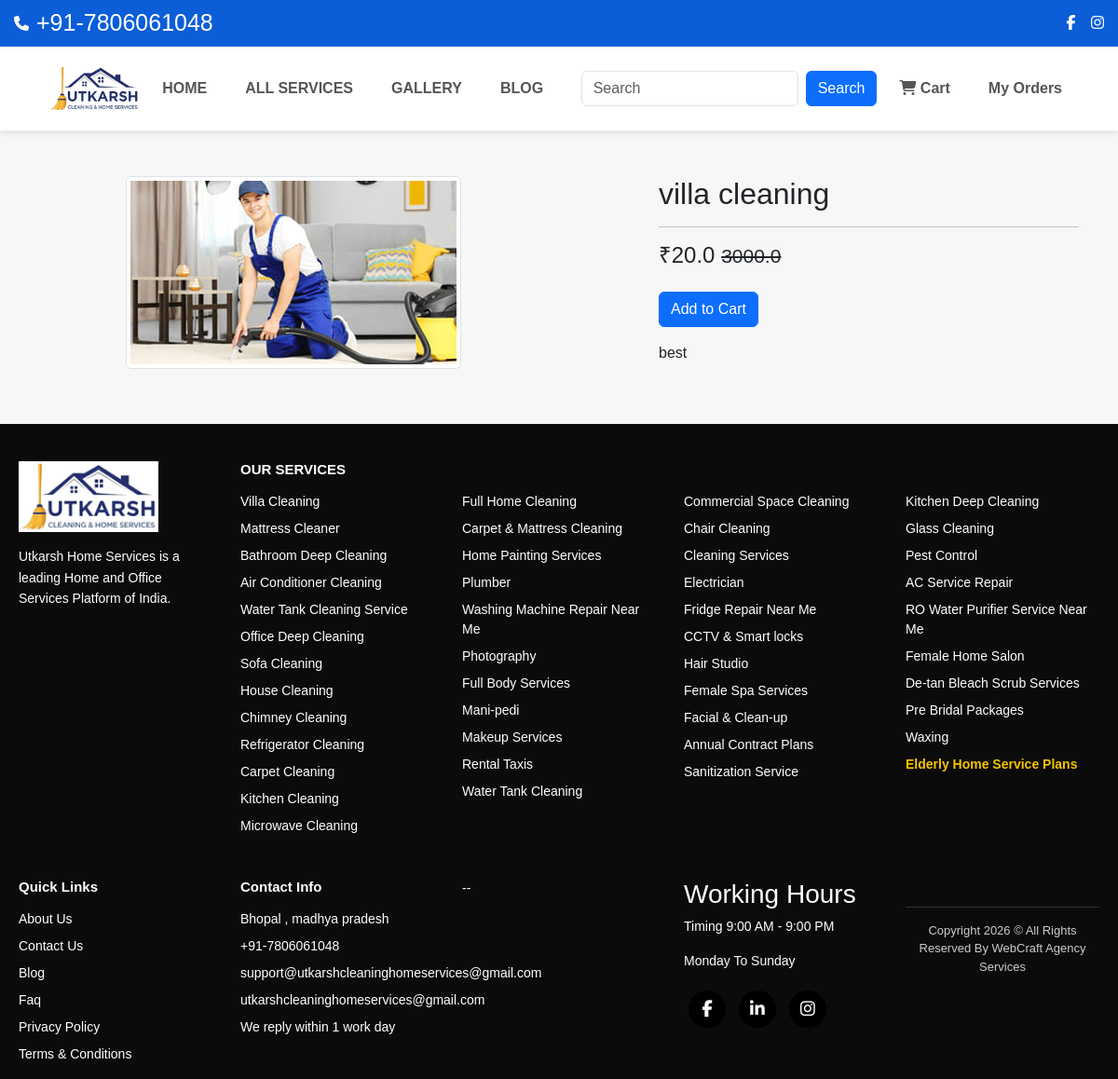
Before: /product-detail/1 with the older database file.
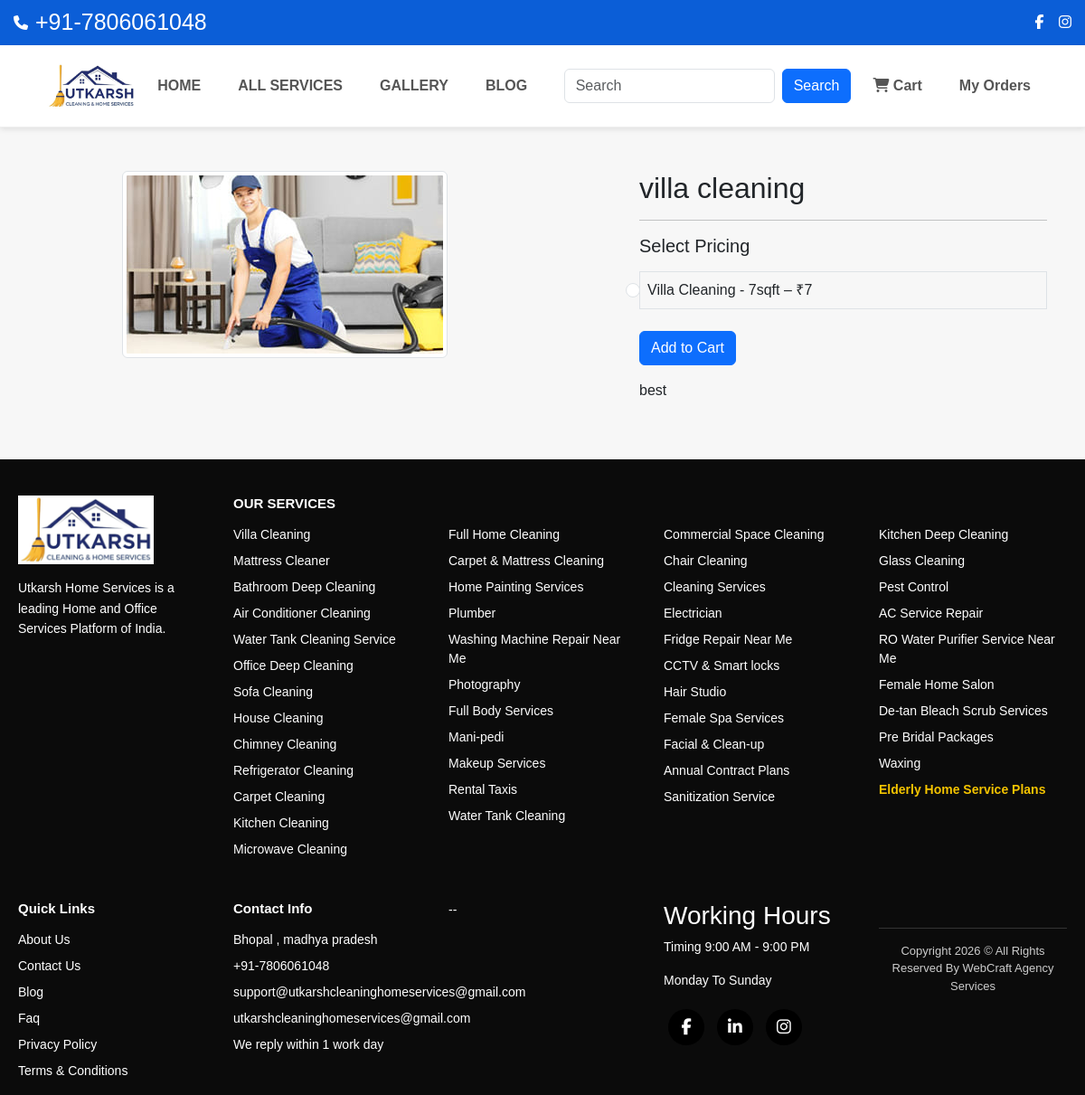
After: the same page with the newer database file.
### app/models.py (models this page shows, shortened)
class Product(models.Model):
    title = models.CharField(max_length=100)
    selling_price = models.FloatField(null=True, blank=True)
    discounted_price = models.FloatField(null=True, blank=True)
    description = models.TextField(blank=True)
    category = models.CharField(choices=CATEGORY_CHOICES, max_length=3)
    product_image = models.ImageField(upload_to='productimg', blank=True, null=True)
    is_service = models.BooleanField(default=False)

class ServicePrice(models.Model):
    product = models.ForeignKey(
        Product,
        on_delete=models.CASCADE,
        related_name='prices'
    )
    option = models.CharField(max_length=100)
    price = models.PositiveIntegerField()

### app/views.py (the view)
# urls.py: path('product-detail/<int:pk>', views.ProductDetailView.as_view(), name='product-detail'),
class ProductDetailView(View):
 def get(self, request, pk):
  product = get_object_or_404(Product, pk=pk)
  item_already_in_cart = False
  if request.session.session_key:
    item_already_in_cart = Cart.objects.filter(
        product=product,
        session_key=request.session.session_key
    ).exists()
  return render(request, 'app/productdetail.html', {
      'product': product,
      'item_already_in_cart': item_already_in_cart
  })

### app/context_processors.py (called while the page is built)
def cart_count(request):
    if request.session.session_key:
        count = Cart.objects.filter(
            session_key=request.session.session_key
        ).count()
    else:
        count = 0
    return {
        'totalitem': count
    }

### app/templates/app/productdetail.html (shortened to what this page needs)
{% extends 'app/base.html' %}
{% load static %}
{% block main-content %}
<div class="container my-5">
  <div class="row">
    <div class="col-sm-6 text-center">
      {% if product.product_image %}
        <img src="{{ product.product_image.url }}" class="img-fluid img-thumbnail">
      {% endif %}
    </div>
    <div class="col-sm-5 offset-sm-1">
      <h2>{{ product.title }}</h2>
      <hr>
      <form action="{% url 'add_to_cart' %}" method="get">
        {% if product.is_service %}
          <h5 class="mb-3">Select Pricing</h5>
          {% for p in product.prices.all %}
            <div class="form-check border p-2 mb-2">
              <input class="form-check-input"
                     type="radio"
                     name="price_id"
                     value="{{ p.id }}"
                     required>
              {{ p.option }} – ₹{{ p.price }}
            </div>
          {% endfor %}
        {% else %}
          <h4>
            ₹{{ product.discounted_price }}
            <small class="text-decoration-line-through">
              {{ product.selling_price }}
            </small>
          </h4>
        {% endif %}
        <button class="btn btn-primary mt-3">
          Add to Cart
        </button>
        <p class="mt-3">{{ product.description }}</p>
      </form>
    </div>
  </div>
</div>
{% endblock %}

### app/templates/app/base.html (shortened to what this page needs)
<!doctype html>
{% load static %}
<html lang="en">
<head>
  <link href="https://cdn.jsdelivr.net/npm/bootstrap@5.3.2/dist/css/bootstrap.min.css" rel="stylesheet">
  <link href="https://cdnjs.cloudflare.com/ajax/libs/font-awesome/6.4.2/css/all.min.css" rel="stylesheet">
  <link rel="stylesheet" href="{% static 'app/css/owl.carousel.min.css' %}">
  <link rel="stylesheet" href="{% static 'app/css/style.css' %}">
</head>
<body>
<div class="top-bar">
  <div class="top-container">
    <div class="top-phone">
      <i class="fa fa-phone"></i>
      <span class="number">+91-7806061048</span>
    </div>
    <div class="top-right">
      <a href="#"><i class="fab fa-facebook-f"></i></a>
      <a href="#"><i class="fab fa-instagram"></i></a>
    </div>
  </div>
</div>
<nav class="navbar navbar-expand-lg nakoda-navbar">
  <div class="container">
    <a class="navbar-brand" href="/">
      <img src="{% static 'app/images/banner/logo.jpg' %}" height="50">
    </a>
    <div class="collapse navbar-collapse" id="navbarSupportedContent">
      <ul class="navbar-nav me-auto">
        <li class="nav-item"><a class="nav-link" href="/">HOME</a></li>
        <li class="nav-item"><a class="nav-link" href="#">ALL SERVICES</a></li>
        <li class="nav-item"><a class="nav-link" href="{% url 'gallery' %}">GALLERY</a></li>
        <li class="nav-item"><a class="nav-link" href="{% url 'blogs' %}">BLOG</a></li>
      </ul>
      <form class="d-flex me-3" method="get" action="{% url 'search' %}">
        <input class="form-control me-2" type="search" name="query" placeholder="Search">
        <button class="btn btn-primary">Search</button>
      </form>
      <ul class="navbar-nav">
        <li class="nav-item">
          <a class="nav-link" href="{% url 'cart' %}">
            <i class="fa-solid fa-cart-shopping"></i>
            Cart
          </a>
        </li>
        <li class="nav-item">
          <a class="nav-link" href="{% url 'orders' %}">
            My Orders
          </a>
        </li>
      </ul>
    </div>
  </div>
</nav>
{% block main-content %}{% endblock main-content %}
      <footer class="footer">
  <div class="footer-container">
    <div class="footer-col logo-col">
        <img src="{% static 'app/images/banner/logo.jpg' %}" alt="Utkarsh Home Services" class="footer-logo">
        <p>Utkarsh Home Services is a leading Home and Office Services Platform of India.</p>
    </div>
    <div class="footer-col">
      <h4>OUR SERVICES</h4>
      <ul>
        <li>Villa Cleaning</li>
        <li>Mattress Cleaner</li>
        <li>Bathroom Deep Cleaning</li>
        <li>Air Conditioner Cleaning</li>
        <li>Water Tank Cleaning Service</li>
        <li>Office Deep Cleaning</li>
        <li>Sofa Cleaning</li>
        <li>House Cleaning</li>
        <li>Chimney Cleaning</li>
        <li>Refrigerator Cleaning</li>
        <li>Carpet Cleaning</li>
        <li>Kitchen Cleaning</li>
        <li>Microwave Cleaning</li>
      </ul>
    </div>
    <div class="footer-col">
      <h4>&nbsp;</h4>
      <ul>
        <li>Full Home Cleaning</li>
        <li>Carpet & Mattress Cleaning</li>
        <li>Home Painting Services</li>
        <li>Plumber</li>
        <li>Washing Machine Repair Near Me</li>
        <li>Photography</li>
        <li>Full Body Services</li>
        <li>Mani-pedi</li>
        <li>Makeup Services</li>
        <li>Rental Taxis</li>
        <li>Water Tank Cleaning</li>
      </ul>
    </div>
    <div class="footer-col">
      <h4>&nbsp;</h4>
      <ul>
        <li>Commercial Space Cleaning</li>
        <li>Chair Cleaning</li>
        <li>Cleaning Services</li>
        <li>Electrician</li>
        <li>Fridge Repair Near Me</li>
        <li>CCTV & Smart locks</li>
        <li>Hair Studio</li>
        <li>Female Spa Services</li>
        <li>Facial & Clean-up</li>
        <li>Annual Contract Plans</li>
        <li>Sanitization Service</li>
      </ul>
    </div>
    <div class="footer-col">
      <h4>&nbsp;</h4>
      <ul>
        <li>Kitchen Deep Cleaning</li>
        <li>Glass Cleaning</li>
        <li>Pest Control</li>
        <li>AC Service Repair</li>
        <li>RO Water Purifier Service Near Me</li>
        <li>Female Home Salon</li>
        <li>De-tan Bleach Scrub Services</li>
        <li>Pre Bridal Packages</li>
        <li>Waxing</li>
        <li class="highlight">Elderly Home Service Plans</li>
      </ul>
    </div>
    <div class="footer-col">
      <h4>Quick Links</h4>
      <ul>
        <li>About Us</li>
        <li>Contact Us</li>
        <li>Blog</li>
        <li>Faq</li>
        <li>Privacy Policy</li>
        <li>Terms & Conditions</li>
      </ul>
    </div>
    <div class="footer-col">
      <h4>Contact Info</h4>
      <p>Bhopal , madhya pradesh</p>
      <p>+91-7806061048</p>
      <p>support@utkarshcleaninghomeservices@gmail.com</p>
      <p>utkarshcleaninghomeservices@gmail.com</p>
      <p>We reply within 1 work day</p>
    </div>
       --
    <div class="working-hours">
      <h3>Working Hours</h3>
      <p>Timing 9:00 AM - 9:00 PM</p>
      <p>Monday To Sunday</p>
    <div class="social-icons">
      <a href="#"><i class="fab fa-facebook-f"></i></a>
      <a href="#"><i class="fab fa-linkedin-in"></i></a>
      <a href="#"><i class="fab fa-instagram"></i></a>
    </div>
    </div>
  <div class="footer-bottom">
    <p>Copyright 2026 © All Rights Reserved By WebCraft Agency Services</p>
  </div>
</footer>
</body>
</html>

### app/static/app/css/style.css (style rules this page uses)
body { margin:0; font-family: Arial, sans-serif; background:#f5f5f5; }
* { margin:0; padding:0; box-sizing:border-box; font-family:'Poppins',sans-serif }
body { background:#e7ede8 }
nav { background:#fff; display:flex; justify-content:space-between; padding:15px 40px }
nav ul { list-style:none;display:flex;gap:25px }
nav ul li a { text-decoration:none;color:#333;font-weight:500 }
footer { background:#1e73be; color:#fff; padding:60px 20px 20px; font-size:14px; }
.footer-container { max-width:1200px; margin:auto; display:grid; grid-template-columns:repeat(auto-fit, minmax(220px,1fr)); gap:30px; text-align:left; }
.footer-bottom { border-top:1px solid #0c4d99; margin-top:40px; padding:15px; text-align:center; font-size:13px; color:#ccc }
* { margin: 0; padding: 0; box-sizing: border-box; font-family: Arial, sans-serif; }
body { background: #f7f7f7; }
.navbar { background: #fff; padding: 15px 40px; display: flex; justify-content: space-between; align-items: center; box-shadow: 0 2px 6px rgba(0,0,0,0.1); }

### app/templates/app/base.html (style rules this page uses)
.top-bar { background:#0b5ed7;color:#fff; }
.top-container { max-width:1320px;margin:auto;padding:6px 15px;display:flex;justify-content:space-between;align-items:center; }
.top-phone { display:flex;align-items:center;gap:8px; }
.top-phone .number { font-size:25px;font-weight:500; }
.top-right a { color:#fff;margin-left:12px; }
.nakoda-navbar { background:#fff;border-bottom:1px solid #eee;position:sticky;top:0;z-index:999; }
.navbar-nav .nav-link { font-weight:700;color:#555 !important; }
.footer { background:#0b0b0b;color:#fff;padding:40px 20px 0; }
.footer-container { display:grid;grid-template-columns:repeat(auto-fit,minmax(200px,1fr));gap:30px; }
.footer-bottom { text-align:center;padding:15px 0;border-top:1px solid #333;color:#ccc; }
.footer { background: #0b0b0b; color: #ffffff; padding: 40px 20px 0; font-family: Arial, sans-serif; }
.footer-container { display: grid; grid-template-columns: repeat(auto-fit, minmax(200px, 1fr)); gap: 30px; }
.footer-col h4 { margin-bottom: 15px; font-size: 15px; font-weight: bold; }
.footer-col ul { list-style: none; padding: 0; }
.footer-col ul li { font-size: 14px; margin-bottom: 8px; cursor: pointer; }
.footer-col p { font-size: 14px; margin-bottom: 8px; }
.logo-col p { margin-top: 15px; line-height: 1.6; }
.footer-logo { width: 150px; }
.highlight { color: #f5c400; font-weight: bold; }
.footer-bottom { border-top: 1px solid #333; margin-top: 30px; padding: 15px 0; text-align: center; font-size: 13px; color: #ccc; }
.social-icons a { display: inline-flex; align-items: center; justify-content: center; width: 40px; height: 40px; margin: 5px; border-radius: 50%; background: #000; color: #fff; text-decoration: none; font-size: 18px; }

Changed rows visible on the page:
changed Product "villa cleaning": is_service False → True (drawn); discounted_price "20.0" → (not shown); selling_price "3000.0" → (not shown)
added ServicePrice: option "Villa Cleaning - 7sqft", price "7"
Other visible differences:
text now shown: "Select Pricing"
